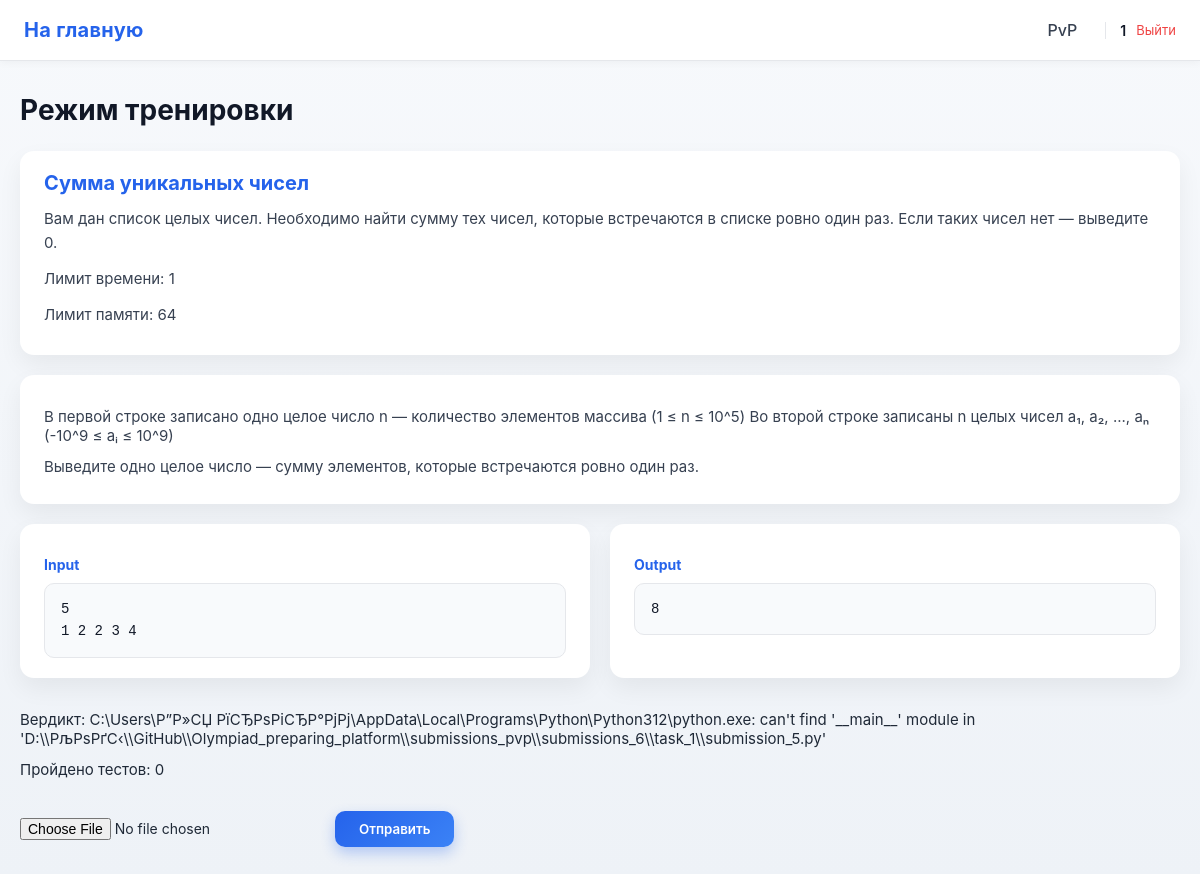
The app's page /task/1 (signed in), older data.
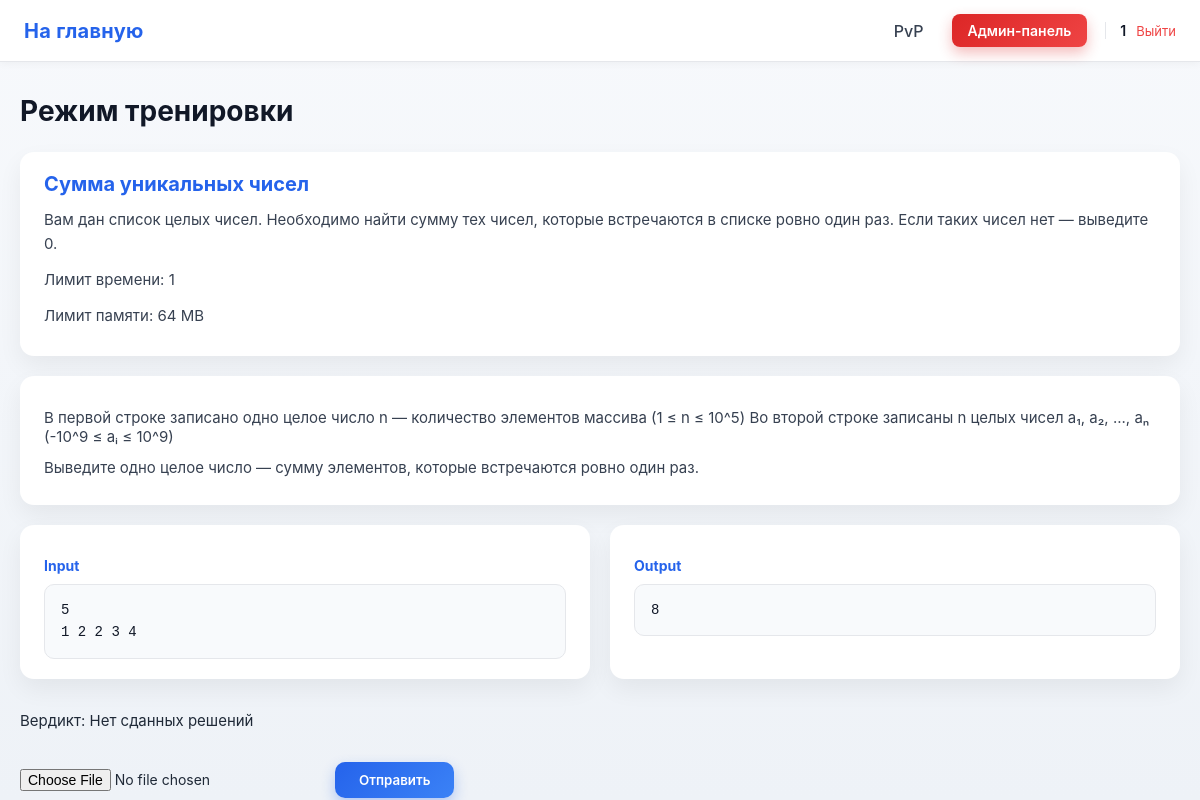
The same page, newer data.
### data/users.py (models this page shows, shortened)
class User(SqlAlchemyBase, UserMixin):
    __tablename__ = 'users'
    id = sqlalchemy.Column(sqlalchemy.Integer,
                           primary_key=True, autoincrement=True)
    name = sqlalchemy.Column(sqlalchemy.String, nullable=True)
    email = sqlalchemy.Column(sqlalchemy.String,
                              index=True, unique=True, nullable=True)
    hashed_password = sqlalchemy.Column(sqlalchemy.String, nullable=True)
    elo_rating = sqlalchemy.Column(sqlalchemy.Float, default=1000)
    admin = sqlalchemy.Column(sqlalchemy.Boolean, default=0)
    ban = sqlalchemy.Column(sqlalchemy.Boolean, default=0)
    created_date = sqlalchemy.Column(sqlalchemy.DateTime,
                                     default=datetime.datetime.now)
    submissions = orm.relationship("Submissions", back_populates="user")

### data/tasks.py (models this page shows)
class Tasks(SqlAlchemyBase):
    __tablename__ = 'tasks'
    id = sqlalchemy.Column(sqlalchemy.Integer,
                           primary_key=True, autoincrement=True)
    title = sqlalchemy.Column(sqlalchemy.Text, nullable=True)
    statement = sqlalchemy.Column(sqlalchemy.Text, nullable=True)
    input_format = sqlalchemy.Column(sqlalchemy.Text, nullable=True)
    output_format = sqlalchemy.Column(sqlalchemy.Text, nullable=True)
    memory_limit = sqlalchemy.Column(sqlalchemy.Integer, nullable=True)
    time_limit = sqlalchemy.Column(sqlalchemy.Integer, nullable=True)
    difficulty = sqlalchemy.Column(sqlalchemy.Text, nullable=True)
    created_at = sqlalchemy.Column(sqlalchemy.DateTime,
                                     default=datetime.datetime.now)
    task_tests = orm.relationship("TaskTest", back_populates='tasks')
    submissions = orm.relationship("Submissions", back_populates="tasks")

### data/task_tests.py (models this page shows)
class TaskTest(SqlAlchemyBase):
    __tablename__ = 'task_tests'
    id = sqlalchemy.Column(sqlalchemy.Integer,
                           primary_key=True, autoincrement=True)
    task_id = sqlalchemy.Column(sqlalchemy.Integer,
                                sqlalchemy.ForeignKey("tasks.id"))
    input_data = sqlalchemy.Column(sqlalchemy.Text, nullable=True)
    output = sqlalchemy.Column(sqlalchemy.Text, nullable=True)
    tasks = orm.relationship("Tasks", back_populates='task_tests')

### data/submissions.py (models this page shows)
class Submissions(SqlAlchemyBase):
    __tablename__ = 'submissions'
    id = sqlalchemy.Column(sqlalchemy.Integer,
                           primary_key=True, autoincrement=True)
    user_id = sqlalchemy.Column(sqlalchemy.Integer,
                                sqlalchemy.ForeignKey("users.id"))
    task_id = sqlalchemy.Column(sqlalchemy.Integer,
                                sqlalchemy.ForeignKey("tasks.id"))
    total_tests = sqlalchemy.Column(sqlalchemy.Integer, nullable=True)
    verdict = sqlalchemy.Column(sqlalchemy.Text, nullable=True)
    created_at = sqlalchemy.Column(sqlalchemy.DateTime,
                                     default=datetime.datetime.now)
    tasks = orm.relationship('Tasks', back_populates="submissions")
    user = orm.relationship("User", back_populates="submissions")

### main.py (the view, shortened to what this page needs)
@app.route('/task/<int:task_id>', methods=["GET", "POST"])
@login_required
def training(task_id):
    db_sess = db_session.create_session()
    task = db_sess.get(Tasks, task_id)
    task_test = db_sess.query(TaskTest).filter(TaskTest.task_id == task.id).all()
    submission = db_sess.query(Submissions).filter(Submissions.task_id == task.id).all()
    submission_id = len(submission) + 1
    last_submission = db_sess.query(Submissions).filter(Submissions.user_id == current_user.id, Submissions.task_id == task_id).all()
    if last_submission:
        result = last_submission[-1]
        verdict = result.verdict
        test_passed = result.total_tests
    else:
        verdict = "Нет сданных решений"
        test_passed = None
    return render_template('training.html', task=task, test=task_test[0], verdict=verdict, test_passed=test_passed)

### data/db_session.py (called while the page is built)
def create_session() -> Session:
    global __factory
    return __factory()

### main.py (called while the page is built)
@login_manager.user_loader
def load_user(user_id):
    db_sess = db_session.create_session()
    return db_sess.get(User, user_id)

### templates/training.html (shortened to what this page needs)
{% extends "base.html" %}
{% block styles %}
<link rel="stylesheet" href="{{ url_for('static', filename='train.css') }}">
{% endblock %}
{% block content %}
<h1>Режим тренировки</h1>
<div class="condition">
    <h2>{{ task.title }}</h2>
    <p>{{ task.statement }}</p>
    <p>Лимит времени: {{ task.time_limit }}</p>
    <p>Лимит памяти: {{ task.memory_limit }}</p>
</div>
<div class="Input">
    <p>{{ task.input_format }}</p>
    <p>{{ task.output_format }}</p>
</div>
<div class="examples">
    <div class="example">
        <p><strong>Input</strong></p>
        <pre>{{ test.input_data }}</pre>
    </div>
    <div class="example">
        <p><strong>Output</strong></p>
        <pre>{{ test.output }}</pre>
    </div>
</div>
<p>Вердикт: {{ verdict }}</p>
{% if test_passed is not none %}
    <p>Пройдено тестов: {{ test_passed }}</p>
{% endif %}
<div class="task">
    <form class="send" method="post" enctype="multipart/form-data" id="uploadForm">
        <input type="file" accept=".py" name="file" id="pythonFile" required />
        <button type="submit" id="submitBtn">Отправить</button>
    </form>
</div>
{% endblock %}

### templates/base.html (shortened to what this page needs)
<!doctype html>
<html lang="ru">
<head>
    <link rel="stylesheet" href="{{ url_for('static', filename='base.css') }}">
    {% block styles %}{% endblock %}
</head>
<body>
<header class="site-header">
    <nav class="navbar">
        <div class="nav-left">
            <a class="logo" href="/">На главную</a>
        </div>
        <div class="nav-right">
            {% if current_user.is_authenticated %}
                <a class="nav-link" href="/pvp">PvP</a>
                {% if current_user.admin %}
                    <a class="btn btn-admin" href="/admin">Админ-панель</a>
                {% endif %}
                <div class="user-menu">
                    <span class="username">{{ current_user.name }}</span>
                    <a class="logout" href="/logout">Выйти</a>
                </div>
            {% else %}
                <a class="btn btn-outline" href="/login">Войти</a>
                <a class="btn btn-primary" href="/register">Регистрация</a>
            {% endif %}
        </div>
    </nav>
</header>
<main class="page-content">
    {% block content %}{% endblock %}
</main>
</body>
</html>

### static/base.css (style rules this page uses)
* { box-sizing: border-box; margin: 0; padding: 0; font-family: "Inter", "Segoe UI", Arial, sans-serif; }
body { background: linear-gradient(180deg, #f7f9fc, #eef2f7); color: #1f2937; min-height: 100vh; }
.site-header { background: #ffffff; border-bottom: 1px solid #e5e7eb; box-shadow: 0 2px 8px rgba(0, 0, 0, 0.04); }
.navbar { max-width: 1200px; margin: 0 auto; padding: 14px 24px; display: flex; align-items: center; justify-content: space-between; }
.logo { font-size: 20px; font-weight: 700; text-decoration: none; color: #2563eb; letter-spacing: 0.3px; }
.nav-left, .nav-right { display: flex; align-items: center; gap: 18px; }
.nav-link { text-decoration: none; color: #374151; font-weight: 500; padding: 6px 10px; border-radius: 6px; transition: background 0.2s, color 0.2s; }
.btn-admin { background: linear-gradient(135deg, #dc2626, #ef4444); color: #ffffff; box-shadow: 0 6px 14px rgba(220, 38, 38, 0.3); }
.user-menu { display: flex; align-items: center; gap: 10px; padding-left: 14px; border-left: 1px solid #e5e7eb; }
.username { font-size: 14px; font-weight: 600; color: #111827; }
.logout { text-decoration: none; font-size: 13px; color: #ef4444; }
.btn { text-decoration: none; font-size: 14px; padding: 8px 16px; border-radius: 8px; font-weight: 600; transition: transform 0.15s, box-shadow 0.15s, background 0.15s; }
.page-content { max-width: 1200px; margin: 32px auto; padding: 0 20px; }

### static/train.css (style rules this page uses)
h1 { margin-bottom: 24px; font-size: 28px; font-weight: 700; color: #111827; }
.condition, .Input, .example { background: #ffffff; border-radius: 14px; padding: 20px 24px; margin-bottom: 20px; box-shadow: 0 10px 24px rgba(0, 0, 0, 0.06); }
.condition h2 { margin-bottom: 12px; font-size: 20px; color: #2563eb; }
.condition p { margin-bottom: 8px; line-height: 1.6; color: #374151; }
.Input p { margin-bottom: 8px; font-size: 15px; color: #374151; }
.examples { display: grid; grid-template-columns: 1fr 1fr; gap: 20px; }
.example p { margin-bottom: 10px; font-size: 14px; font-weight: 600; color: #2563eb; }
.example pre { margin: 0; padding: 14px 16px; background: #f8fafc; border-radius: 10px; border: 1px solid #e5e7eb; white-space: pre-wrap; word-break: break-word; font-family: "JetBrains Mono", Consolas, monospace; font-size: 14px; line-height: 1.6; color: #111827; }
p { font-size: 15px; margin-top: 12px; }
.task { margin-top: 32px; }
.send { display: flex; align-items: center; gap: 14px; }
.send input[type="file"] { font-size: 14px; }
.send button { padding: 10px 24px; border: none; border-radius: 10px; background: linear-gradient(135deg, #2563eb, #3b82f6); color: #ffffff; font-weight: 600; cursor: pointer; box-shadow: 0 6px 14px rgba(37, 99, 235, 0.3); transition: transform 0.15s, box-shadow 0.15s; }

Row changes from the older to the newer data that the page shows:
removed Submissions: verdict "C:\\Users\\Р”Р»СЏ РїСЂРѕРіСЂР°РјРј\\AppData\\Local\\Programs\\Python\\Python312\\python.exe: can't find '__main__' module in 'D:\\\\РљРѕРґС‹\\\\GitHub\\\\Olympiad_preparing_platform\\\\submissions_pvp\\\\submissions_6\\\\task_1\\\\submission_5.py'"
changed User: admin empty → True (drawn)
changed Tasks "Сумма уникальных чисел": memory_limit "64" → "64 MB"
Text that changed along with them:
{{ verdict }}: (not shown) → "Нет сданных решений"
{{ test_passed }}: "0" → (not shown)
text no longer shown: "Пройдено тестов:"
text now shown: "Админ-панель"
